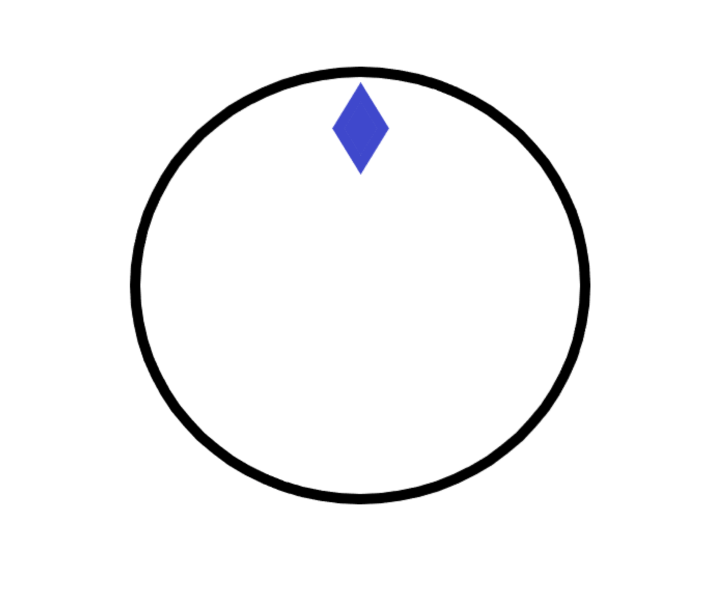
#> input picture images/basic_base.png, 710 x 599 px
$ python Example1.py
#> lines starting #> are read from the running program, lines starting #| are printed output that depends on the picture; after the words box and inside, x2 and y2 are one past the last pixel; in counts of white or black regions, pixels touching at a corner belong together
# -*- coding: utf-8 -*-
"""
Created on Tue Nov 24 18:12:19 2020

@author: Jasmine
"""

import cv2
import math
import matplotlib.pyplot as plt
import numpy as np

# read the input image
img_base = cv2.imread("./images/basic_base.png")
#> img_base is the input picture: shape (599, 710, 3); mean B, G, R 246.1, 245.3, 245.2
img_rotated = cv2.imread("./images/basic_rot45.png")
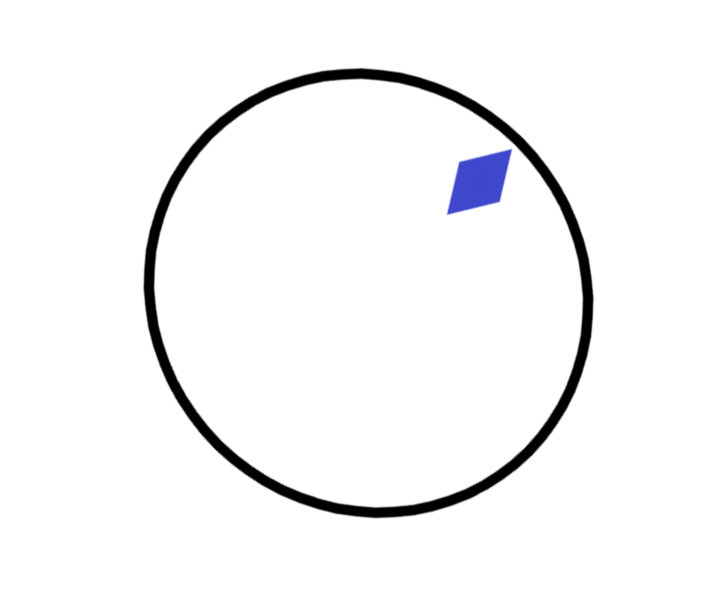
#> input picture images/basic_rot45.png, 710 x 599 px
#> img_rotated is the input picture: shape (599, 710, 3); mean B, G, R 246.1, 245.3, 245.2


#     *********************************
#     *                               *
#     *   Detects Circles in Images   *
#     *                               *
#     *********************************

img = cv2.imread("./images/basic_base.png", cv2.IMREAD_COLOR)
gray = cv2.cvtColor(img_base, cv2.COLOR_BGR2GRAY)
output = img.copy()

# Blur using 3 * 3 kernel.
gray_blurred = cv2.blur(gray, (3, 3))

# Apply Hough transform on the blurred image.
detected_circles = cv2.HoughCircles(gray_blurred,
                   cv2.HOUGH_GRADIENT, 1, 20, param1 = 50,
               param2 = 30, minRadius = 200, maxRadius = 220)
#> detected_circles = [[375.5, 284.5, 213.9], [344.5, 285.5, 204]]


max_pt = [0, 0, 0]

# Draw circles that are detected.
if detected_circles is not None:

    # Convert the circle parameters a, b and r to integers.
    detected_circles = np.uint16(np.around(detected_circles))
#> detected_circles = [[376, 284, 214], [344, 286, 204]]

    # finds the largest circle and sets that as origin
    for pt in detected_circles[0, :]:
        a, b, r = pt[0], pt[1], pt[2]
        if max_pt[2] < r:
            max_pt[0] = a
            max_pt[1] = b
            max_pt[2] = r
#> this loop made 2 passes
#> after the loop, max_pt = [376, 284, 214]

    a, b, r = max_pt[0], max_pt[1], max_pt[2]
#> a = 376; b = 284; r = 214
    print("origin: ", a, b)
#| origin:  376 284

    # Draw the circumference of the circle.
    cv2.circle(img, (a, b), r, (255, 0, 0), 2)
#> img: shape (599, 710, 3); 0.93% of pixels changed, all inside (x1, y1, x2, y2) = (161, 69, 592, 500)

    # Draw a small circle (of radius 1) to show the center.
    cv2.circle(img, (a, b), 1, (255, 0, 0), 3)
#> img: shape (599, 710, 3); mean B, G, R 246.9, 243.7, 243.7

#     *********************************
#     *                               *
#     *    Applies Filter on Image    *
#     *                               *
#     *********************************

img_base_hsv = cv2.cvtColor(img_base, cv2.COLOR_BGR2HSV)
#> img_base_hsv: shape (599, 710, 3); mean H, S, V 0.8, 1.1, 246.1
img_rot_hsv = cv2.cvtColor(img_rotated, cv2.COLOR_BGR2HSV)
#> img_rot_hsv: shape (599, 710, 3); mean H, S, V 0.8, 1.1, 246.1

# find HSV using BGR
blue = np.uint8([[[204,72,63]]])
#print(cv2.cvtColor(blue,cv2.COLOR_BGR2HSV))

# define range of blue color in HSV
# (H - 10, 100, 100)
# (H + 10, 255, 255)
lower_blue = np.array([108,100,100])
upper_blue = np.array([127,255,255])

# Threshold the HSV image to get only blue colors
mask_base = cv2.inRange(img_base_hsv, lower_blue, upper_blue)
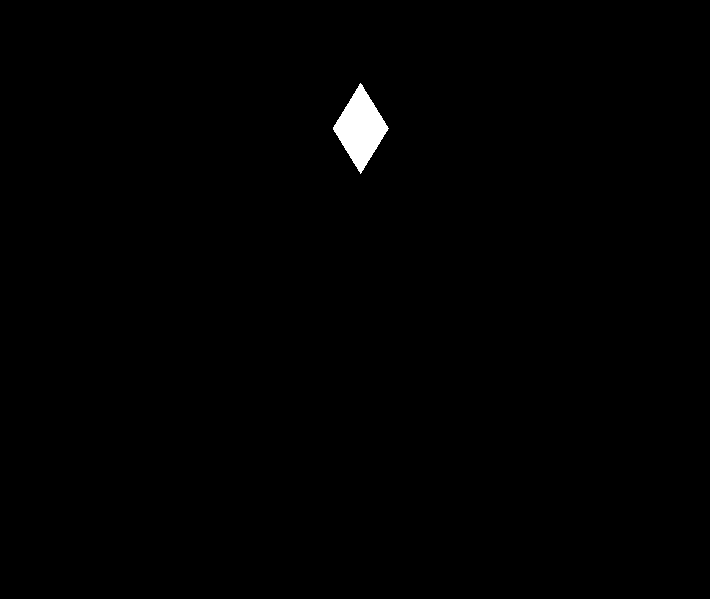
#> mask_base: shape (599, 710); 0.61% white; 1 white region, box (x1, y1, x2, y2) and area: (333, 83, 389, 174) 2578
mask_rot = cv2.inRange(img_rot_hsv, lower_blue, upper_blue)
#> mask_rot: shape (599, 710); 0.6% white; 1 white region, box (x1, y1, x2, y2) and area: (448, 150, 511, 214) 2570

# Bitwise-AND mask and base image
res_base = cv2.bitwise_and(img_base,img_base, mask=mask_base)
res_base = cv2.cvtColor(res_base, cv2.COLOR_BGR2RGB)

# Bitwise-AND mask and rotated image
res_rot = cv2.bitwise_and(img_rotated,img_rotated, mask=mask_rot)
res_rot = cv2.cvtColor(res_rot, cv2.COLOR_BGR2RGB)

# make copys of the results to display them
filtered_base = res_base.copy()
filtered_rot = res_rot.copy()

cv2.putText(filtered_base, "Filtered Base", (200, 500),cv2.FONT_HERSHEY_SIMPLEX, 1.5, (255, 255, 255), 2)
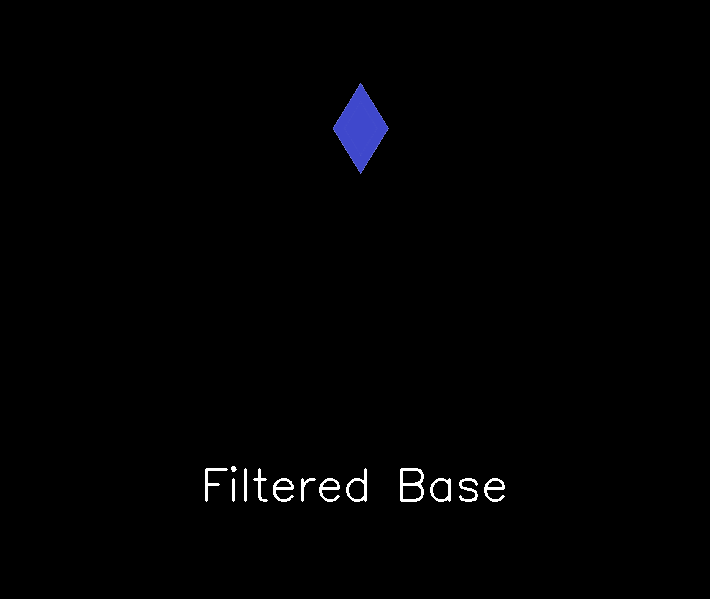
#> filtered_base: shape (599, 710, 3); mean R, G, B 1.7, 1.8, 2.6
plt.imshow(filtered_base),plt.show()
cv2.putText(filtered_rot, "Filtered Rotated", (200, 500),cv2.FONT_HERSHEY_SIMPLEX, 1.5, (255, 255, 255), 2)
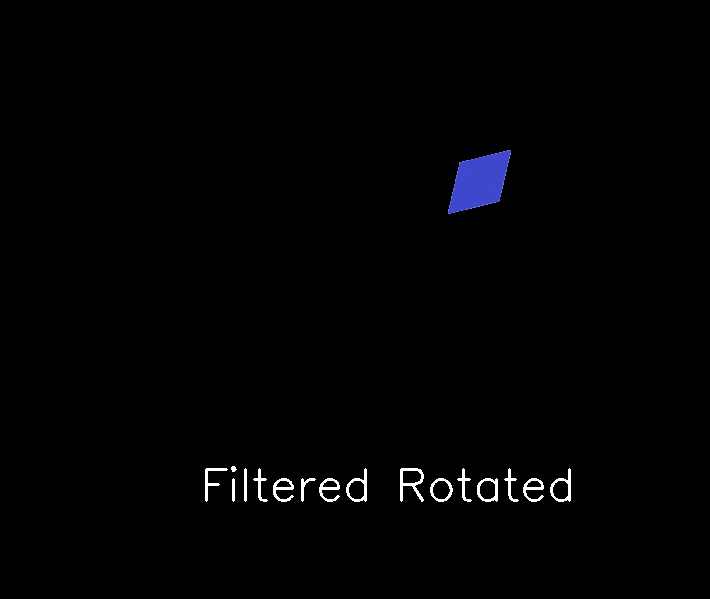
#> filtered_rot: shape (599, 710, 3); mean R, G, B 2, 2, 2.8
plt.imshow(filtered_rot),plt.show()

#     *********************************
#     *                               *
#     *    Finds Center of Shape      *
#     *                               *
#     *********************************

# Calculate the center of the shape after filter is applied
gray_base = cv2.cvtColor(res_base, cv2.COLOR_BGR2GRAY)
blurred_base = cv2.GaussianBlur(gray_base, (5, 5), 0)
thresh_base = cv2.threshold(blurred_base, 60, 255, cv2.THRESH_BINARY)[1]
#> thresh_base: shape (599, 710); 0.61% white; 1 white region, box (x1, y1, x2, y2) and area: (333, 84, 388, 173) 2575

gray_rot = cv2.cvtColor(res_rot, cv2.COLOR_BGR2GRAY)
blurred_rot = cv2.GaussianBlur(gray_rot, (5, 5), 0)
thresh_rot = cv2.threshold(blurred_rot, 60, 255, cv2.THRESH_BINARY)[1]
#> thresh_rot: shape (599, 710); 0.6% white; 1 white region

# find contours in the binary image
contours_base, hierarchy = cv2.findContours(thresh_base,cv2.RETR_TREE,cv2.CHAIN_APPROX_SIMPLE)
#> contours_base = 1 contour; box (x1, y1, x2, y2) and area: (333, 84, 388, 173) 2484
contours_rot, hierarchy = cv2.findContours(thresh_rot,cv2.RETR_TREE,cv2.CHAIN_APPROX_SIMPLE)
#> contours_rot = 1 contour; box (x1, y1, x2, y2) and area: (448, 150, 511, 214) 2466

# calculate moments for each contour
M = cv2.moments(contours_base[0])
#> M = moments, m00 2484.5, centre m10/m00, m01/m00 = (360.2, 127.9)

# calculate x,y coordinate of center
if M["m00"] != 0:
 cX = int(M["m10"] / M["m00"])
#> cX = 360
 cY = int(M["m01"] / M["m00"])
#> cY = 127
else:
 cX, cY = 0, 0
cv2.circle(img_base, (cX, cY), 5, (255, 255, 255), 5)
cv2.putText(img_base, "centroid", (cX - 25, cY - 25),cv2.FONT_HERSHEY_SIMPLEX, 1.5, (0, 0, 0), 2)
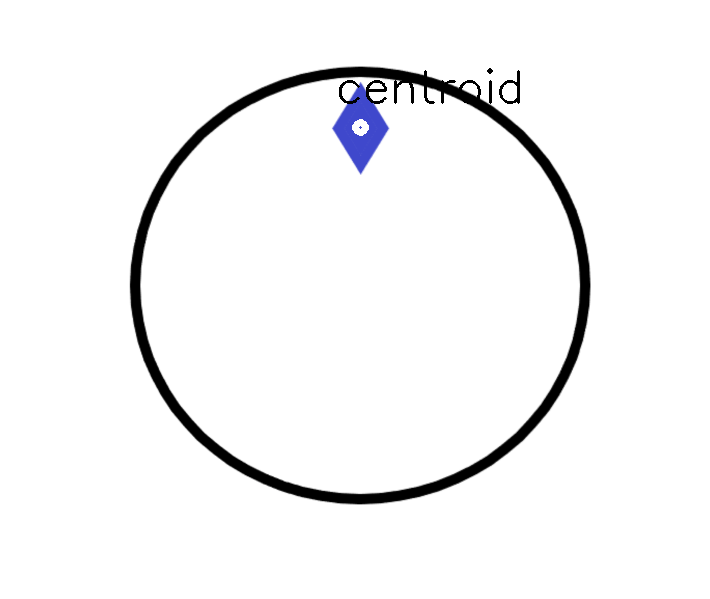
#> img_base: shape (599, 710, 3); mean B, G, R 245.5, 244.8, 244.7

# convert from BGR to RGB so we can plot using matplotlib
img_base = cv2.cvtColor(img_base, cv2.COLOR_BGR2RGB)
plt.imshow(img_base),plt.show()

img = cv2.arrowedLine(img, (a, b), (cX, cY), (0, 0, 255), 5)
print("base center:", cX, cY)
#| base center: 360 127
s = np.array([cX - a, -1*(cY - b), 0])
#> s = [-16, 157, 0]

# calculate moments for each contour
M = cv2.moments(contours_rot[0])
#> M = moments, m00 2466.5, centre m10/m00, m01/m00 = (479, 181.4)

# calculate x,y coordinate of center
if M["m00"] != 0:
 cX = int(M["m10"] / M["m00"])
#> cX = 479
 cY = int(M["m01"] / M["m00"])
#> cY = 181
else:
 cX, cY = 0, 0
cv2.circle(img_rotated, (cX, cY), 5, (255, 255, 255), 5)
cv2.putText(img_rotated, "centroid", (cX - 100, cY - 25),cv2.FONT_HERSHEY_SIMPLEX, 1.5, (0, 0, 0), 2)
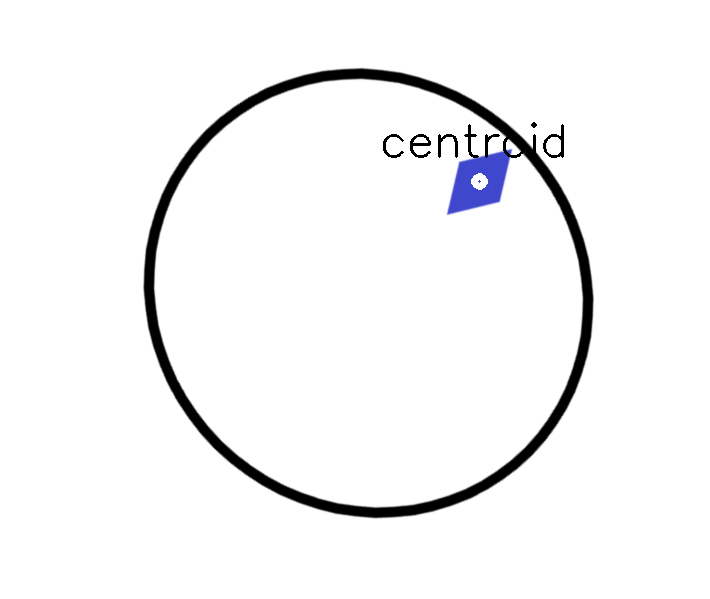
#> img_rotated: shape (599, 710, 3); mean B, G, R 245.4, 244.7, 244.6
# convert from BGR to RGB so we can plot using matplotlib
img_rotated = cv2.cvtColor(img_rotated, cv2.COLOR_BGR2RGB)
plt.imshow(img_rotated),plt.show()
print("rot center:", cX, cY)
#| rot center: 479 181
t = np.array([(cX - a), -1*(cY - b), 0])
#> t = [103, 103, 0]

img = cv2.arrowedLine(img, (a, b), (cX, cY), (0, 0, 255), 5)


#     *********************************
#     *                               *
#     *       Calculates Angle        *
#     *                               *
#     *********************************

omega = np.array([0, 0, 1])
y = np.dot(np.transpose(omega), np.cross(s,t))
#> y = -17819
x = np.dot(s, t)
#> x = 14523

theta = math.atan2(y, x)
#> theta = -0.887
degree = np.rad2deg(theta)
#> degree = -50.82
degree = '%1.3f' % (degree)
#> degree = '-50.819'

cv2.putText(img, degree, (a, b + 100),cv2.FONT_HERSHEY_SIMPLEX, 1.5, (0, 0, 0), 2)
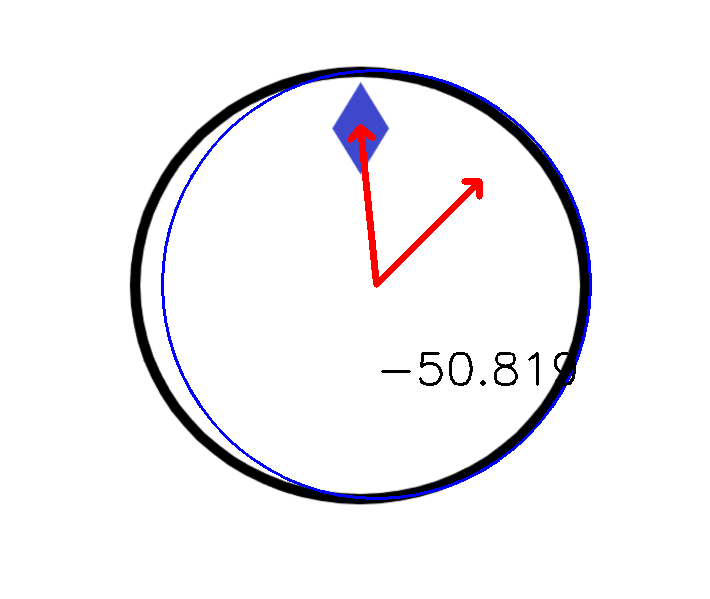
#> img: shape (599, 710, 3); mean B, G, R 244.8, 241.8, 243.2
plt.imshow(img),plt.show()
